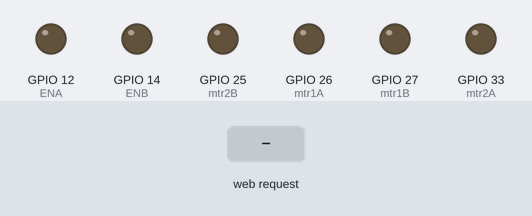
This sketch was run on a simulated ESP32. Parts: output pins drawn as LEDs (lit = HIGH). The test bench sets the inputs (shaded band). WiFi joins after 1.5 s; servers stay silent unless stated; what the sketch prints to the serial monitor is not drawn.

Above: at 2.7 s.
2.8 s: HTTP request GET /ileri/on received
At 3.4 s:
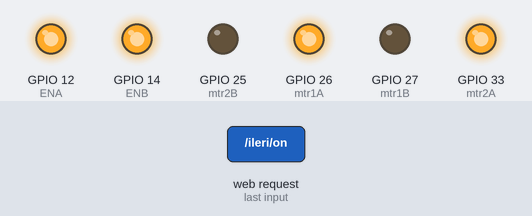
4.3 s: HTTP request GET /geri/on received
At 5.5 s:
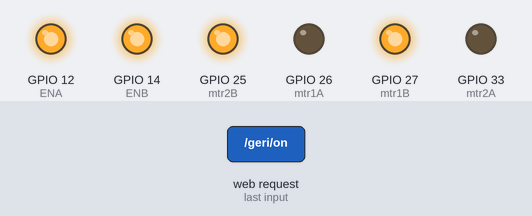
5.8 s: HTTP request GET /sag/on received
At 6.8 s:
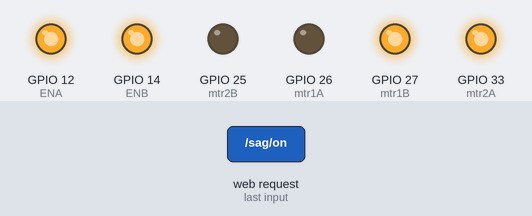
7.3 s: HTTP request GET /sol/on received
At 8.0 s:
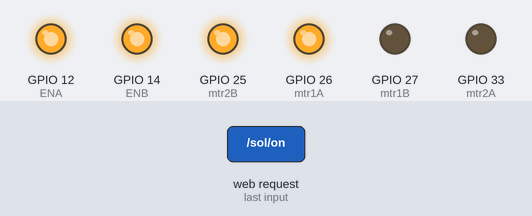
Timing chart, 0 to 9.8 s (numbered marks = the images above; inputs shaded):
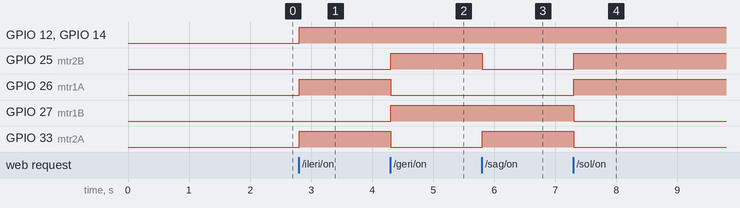

The sketch:

Araba_kontrol.ino
```cpp
#include <WiFi.h>

const char* ssid     = "TTNET_ZyXEL_RVAN";
const char* password = "3DaE1B2443497";
WiFiServer server(80);

// Variable to store the HTTP request
String header;

// Auxiliar variables to store the current output state
String ileri_durum = "off";
String geri_durum = "off";
String sag_durum = "off";
String sol_durum = "off";

// Assign output variables to GPIO pins
const int ENA = 12;
const int mtr1A = 26;
const int mtr1B = 27;

const int ENB = 14;
const int mtr2A = 33;
const int mtr2B = 25;

// Current time
unsigned long currentTime = millis();
// Previous time
unsigned long previousTime = 0;
// Define timeout time in milliseconds (example: 2000ms = 2s)
const long timeoutTime = 2000;

void setup() {
  Serial.begin(115200);
  // Initialize the output variables as outputs
  pinMode(ENA, OUTPUT);
  pinMode(mtr1A, OUTPUT);
  pinMode(mtr1B, OUTPUT);

   pinMode(ENB, OUTPUT);
  pinMode(mtr2A, OUTPUT);
  pinMode(mtr2B, OUTPUT);
  // Set outputs to LOW
 /* digitalWrite(output26, LOW);
  digitalWrite(output27, LOW);
  digitalWrite(output25, LOW);*/

  // Connect to Wi-Fi network with SSID and password
  Serial.print("Connecting to ");
  Serial.println(ssid);
  WiFi.begin(ssid, password);
  while (WiFi.status() != WL_CONNECTED) {
    delay(500);
    Serial.print(".");
  }
  // Print local IP address and start web server
  Serial.println("");
  Serial.println("WiFi connected.");
  Serial.println("IP address: ");
  Serial.println(WiFi.localIP());
  server.begin();
}

void loop(){
  WiFiClient client = server.available();   // Listen for incoming clients

  if (client) {                             // If a new client connects,
    currentTime = millis();
    previousTime = currentTime;
    Serial.println("New Client.");          // print a message out in the serial port
    String currentLine = "";                // make a String to hold incoming data from the client
    while (client.connected() && currentTime - previousTime <= timeoutTime) {  // loop while the client's connected
      currentTime = millis();
      if (client.available()) {             // if there's bytes to read from the client,
        char c = client.read();             // read a byte, then
        Serial.write(c);                    // print it out the serial monitor
        header += c;
        if (c == '\n') {                    // if the byte is a newline character
          // if the current line is blank, you got two newline characters in a row.
          // that's the end of the client HTTP request, so send a response:
          if (currentLine.length() == 0) {
            // HTTP headers always start with a response code (e.g. HTTP/1.1 200 OK)
            // and a content-type so the client knows what's coming, then a blank line:
            client.println("HTTP/1.1 200 OK");
            client.println("Content-type:text/html");
            client.println("Connection: close");
            client.println();

            // turns the GPIOs on and off
            if (header.indexOf("GET /ileri/on") >= 0) {
              Serial.println("ILERI on");
              ileri_durum = "on";
              ileri(); }
            else if (header.indexOf("GET /ileri/off") >= 0) {
              Serial.println("ILERI off");
              ileri_durum = "off";
              dur();}

            else if (header.indexOf("GET /geri/on") >= 0) {
              Serial.println("GERI on");
              geri_durum = "on";
              geri();}
            else if (header.indexOf("GET /geri/off") >= 0) {
              Serial.println("GERI off");
              geri_durum = "off";
              dur(); }

            else if (header.indexOf("GET /sag/on") >= 0) {
              Serial.println("SAG on");
              sag_durum = "on";
              sag();}
            else if (header.indexOf("GET /sag/off") >= 0) {
              Serial.println("SAG off");
              sag_durum = "off";
              dur(); }

            else if (header.indexOf("GET /sol/on") >= 0) {
              Serial.println("SOL on");
              sol_durum = "on";
              sol();}
            else if (header.indexOf("GET /sol/off") >= 0) {
              Serial.println("SOL off");
              sol_durum = "off";
              dur(); }


            // Display the HTML web page
            client.println("<!DOCTYPE html><html>");
            client.println("<head><meta name=\"viewport\" content=\"width=device-width, initial-scale=1\">");
            client.println("<link rel=\"icon\" href=\"data:,\">");
            // CSS to style the on/off buttons
            // Feel free to change the background-color and font-size attributes to fit your preferences
            client.println("<style>html { font-family: Helvetica; display: inline-block; margin: 0px auto; text-align: center;}");
            client.println(".button { background-color: #4CAF50; border: none; color: white; padding: 16px 40px;");
            client.println("text-decoration: none; font-size: 30px; margin: 2px; cursor: pointer;}");
            client.println(".button2 {background-color: #555555;}</style></head>");

            // Web Page Heading
            client.println("<body><h1>ESP32 Araba projesi</h1>");


            // Display current state, and ON/OFF buttons for GPIO 26
            client.println("<p>ileri " + ileri_durum + "</p>");
            // If the output26State is off, it displays the ON button
            if (ileri_durum=="off") {
              client.println("<p><a href=\"/ileri/on\"><button class=\"button\">ILERI</button></a></p>");
            } else {
              client.println("<p><a href=\"/ileri/off\"><button class=\"button button2\">DUR</button></a></p>");
            }

            // Display current state, and ON/OFF buttons for GPIO 27
            client.println("<p>Geri " + geri_durum + "</p>");
            // If the output27State is off, it displays the ON button
            if (geri_durum=="off") {
              client.println("<p><a href=\"/geri/on\"><button class=\"button\">GERI</button></a></p>");
            } else {
              client.println("<p><a href=\"/geri/off\"><button class=\"button button2\">DUR</button></a></p>");
            }

            // Display current state, and ON/OFF buttons for GPIO 27
            client.println("<p>Sag " + sag_durum + "</p>");
            // If the output27State is off, it displays the ON button
            if (sag_durum=="off") {
              client.println("<p><a href=\"/sag/on\"><button class=\"button\">SAG</button></a></p>");
            } else {
              client.println("<p><a href=\"/sag/off\"><button class=\"button button2\">DUR</button></a></p>");
            }

            client.println("<p>Sol " + sol_durum + "</p>");
            // If the output27State is off, it displays the ON button
            if (sol_durum=="off") {
              client.println("<p><a href=\"/sol/on\"><button class=\"button\">SOL</button></a></p>");
            } else {
              client.println("<p><a href=\"/sol/off\"><button class=\"button button2\">DUR</button></a></p>");
            }

            client.println("</body></html>");

            // The HTTP response ends with another blank line
            client.println();
            // Break out of the while loop
            break;
          } else { // if you got a newline, then clear currentLine
            currentLine = "";
          }
        } else if (c != '\r') {  // if you got anything else but a carriage return character,
          currentLine += c;      // add it to the end of the currentLine
        }
      }
    }
    // Clear the header variable
    header = "";
    // Close the connection
    client.stop();
    Serial.println("Client disconnected.");
    Serial.println("");
  }
}

void ileri(){
  digitalWrite(ENA, 1);
  digitalWrite(mtr1A,1);
  digitalWrite(mtr1B,0);
  digitalWrite(ENB, 1);
  digitalWrite(mtr2A,1);
  digitalWrite(mtr2B,0);
}

void geri(){
  digitalWrite(ENA, 1);
  digitalWrite(mtr1A,0);
  digitalWrite(mtr1B,1);
  digitalWrite(ENB, 1);
  digitalWrite(mtr2A,0);
  digitalWrite(mtr2B,1);
}

void sol(){
  digitalWrite(ENA, 1);
  digitalWrite(mtr1A,1);
  digitalWrite(mtr1B,0);

  digitalWrite(ENB, 1);
  digitalWrite(mtr2A,0);
  digitalWrite(mtr2B,1);
}

void sag(){
  digitalWrite(ENA, 1);
  digitalWrite(mtr1A,0);
  digitalWrite(mtr1B,1);

  digitalWrite(ENB, 1);
  digitalWrite(mtr2A,1);
  digitalWrite(mtr2B,0);
}

void dur(){
  digitalWrite(ENA, 0);
  digitalWrite(mtr1A,0);
  digitalWrite(mtr1B,0);
  digitalWrite(ENB, 0);
  digitalWrite(mtr2A,0);
  digitalWrite(mtr2B,0);
}
```

Measured:
- after the input at 2.8 s, GPIO 12 (ENA), GPIO 14 (ENB), GPIO 26 (mtr1A), GPIO 33 (mtr2A): LOW → HIGH at once
- after the input at 4.3 s, GPIO 25 (mtr2B), GPIO 27 (mtr1B): LOW → HIGH at once; GPIO 26 (mtr1A), GPIO 33 (mtr2A): HIGH → LOW at once
- after the input at 5.8 s, GPIO 25 (mtr2B): HIGH → LOW at once; GPIO 33 (mtr2A): LOW → HIGH at once
- after the input at 7.3 s, GPIO 25 (mtr2B), GPIO 26 (mtr1A): LOW → HIGH at once; GPIO 27 (mtr1B), GPIO 33 (mtr2A): HIGH → LOW at once
